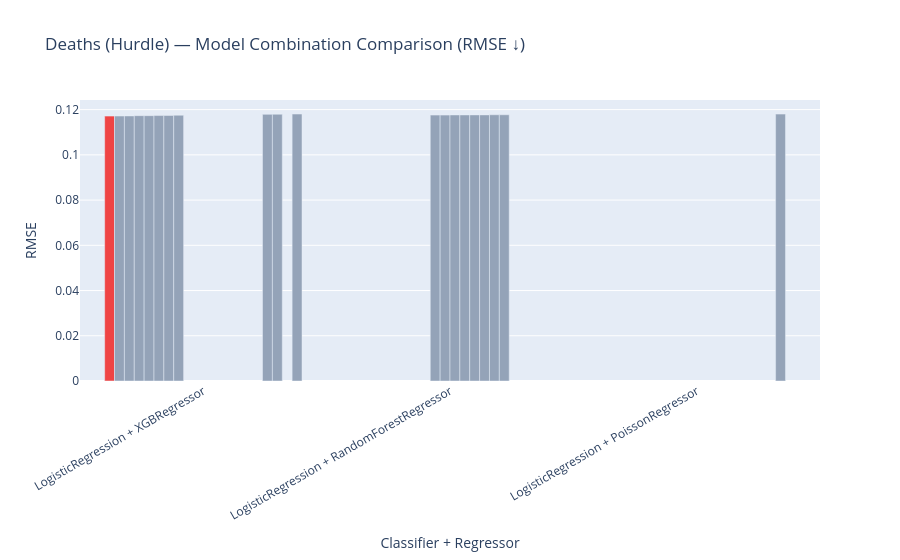

Source (notebook cell):
### Code cell
import numpy as np
import json
import plotly.graph_objects as go

top_rows = dfd.nsmallest(20, "RMSE") if len(dfd) > 20 else dfd.copy()
labels = [f"{r['classifier']} + {r['regressor']}" for _, r in top_rows.iterrows()]

fig2 = go.Figure()
for idx, (_, r) in enumerate(top_rows.iterrows()):  # <- enumerate gives 0..n-1
    is_best = (
        (r["classifier"] == clf_best_name)
        and (r["regressor"] == reg_best_name)
        and np.isclose(r["RMSE"], best_score, rtol=1e-6, atol=1e-9)
    )
    fig2.add_bar(
        x=[labels[idx]],
        y=[r["RMSE"]],
        marker=dict(color="#ef4444" if is_best else "#94a3b8"),
        hovertext=[json.dumps(
            {"clf_params": r["clf_params"], "reg_params": r["reg_params"]},
            indent=2, default=str)],
        hoverinfo="text+y",
    )

fig2.update_layout(
    title="Deaths (Hurdle) — Model Combination Comparison (RMSE ↓)",
    xaxis_title="Classifier + Regressor",
    yaxis_title="RMSE",
    xaxis_tickangle=-30,
    showlegend=False,
)
fig2.show()

### Figure 1 — Plotly figure (JSON) as saved in the notebook; plotly's stock layout.template omitted (floating-point values rounded to 4 significant figures)
{"data": [{"hoverinfo": "text+y", "hovertext": ["{\n  \"clf_params\": {\n    \"model__C\": 1.0\n  },\n  \"reg_params\": {\n    \"model__colsample_bytree\": 0.8,\n    \"model__learning_rate\": 0.04,\n    \"model__max_depth\": 5,\n    \"model__subsample\": 0.9\n  }\n}"], "marker": {"color": "#ef4444"}, "type": "bar", "x": ["LogisticRegression + XGBRegressor"], "y": [0.1171]}, {"hoverinfo": "text+y", "hovertext": ["{\n  \"clf_params\": {\n    \"model__C\": 1.0\n  },\n  \"reg_params\": {\n    \"model__colsample_bytree\": 0.8,\n    \"model__learning_rate\": 0.04,\n    \"model__max_depth\": 4,\n    \"model__subsample\": 0.9\n  }\n}"], "marker": {"color": "#94a3b8"}, "type": "bar", "x": ["LogisticRegression + XGBRegressor"], "y": [0.1172]}, {"hoverinfo": "text+y", "hovertext": ["{\n  \"clf_params\": {\n    \"model__C\": 1.0\n  },\n  \"reg_params\": {\n    \"model__colsample_bytree\": 0.8,\n    \"model__learning_rate\": 0.04,\n    \"model__max_depth\": 4,\n    \"model__subsample\": 0.8\n  }\n}"], "marker": {"color": "#94a3b8"}, "type": "bar", "x": ["LogisticRegression + XGBRegressor"], "y": [0.1172]}, {"hoverinfo": "text+y", "hovertext": ["{\n  \"clf_params\": {\n    \"model__C\": 0.5\n  },\n  \"reg_params\": {\n    \"model__colsample_bytree\": 0.8,\n    \"model__learning_rate\": 0.04,\n    \"model__max_depth\": 5,\n    \"model__subsample\": 0.9\n  }\n}"], "marker": {"color": "#94a3b8"}, "type": "bar", "x": ["LogisticRegression + XGBRegressor"], "y": [0.1173]}, {"hoverinfo": "text+y", "hovertext": ["{\n  \"clf_params\": {\n    \"model__C\": 1.0\n  },\n  \"reg_params\": {\n    \"model__colsample_bytree\": 0.8,\n    \"model__learning_rate\": 0.04,\n    \"model__max_depth\": 5,\n    \"model__subsample\": 0.8\n  }\n}"], "marker": {"color": "#94a3b8"}, "type": "bar", "x": ["LogisticRegression + XGBRegressor"], "y": [0.1173]}, {"hoverinfo": "text+y", "hovertext": ["{\n  \"clf_params\": {\n    \"model__C\": 0.5\n  },\n  \"reg_params\": {\n    \"model__colsample_bytree\": 0.8,\n    \"model__learning_rate\": 0.04,\n    \"model__max_depth\": 4,\n    \"model__subsample\": 0.9\n  }\n}"], "marker": {"color": "#94a3b8"}, "type": "bar", "x": ["LogisticRegression + XGBRegressor"], "y": [0.1174]}, {"hoverinfo": "text+y", "hovertext": ["{\n  \"clf_params\": {\n    \"model__C\": 0.5\n  },\n  \"reg_params\": {\n    \"model__colsample_bytree\": 0.8,\n    \"model__learning_rate\": 0.04,\n    \"model__max_depth\": 4,\n    \"model__subsample\": 0.8\n  }\n}"], "marker": {"color": "#94a3b8"}, "type": "bar", "x": ["LogisticRegression + XGBRegressor"], "y": [0.1174]}, {"hoverinfo": "text+y", "hovertext": ["{\n  \"clf_params\": {\n    \"model__C\": 0.5\n  },\n  \"reg_params\": {\n    \"model__colsample_bytree\": 0.8,\n    \"model__learning_rate\": 0.04,\n    \"model__max_depth\": 5,\n    \"model__subsample\": 0.8\n  }\n}"], "marker": {"color": "#94a3b8"}, "type": "bar", "x": ["LogisticRegression + XGBRegressor"], "y": [0.1175]}, {"hoverinfo": "text+y", "hovertext": ["{\n  \"clf_params\": {\n    \"model__C\": 1.0\n  },\n  \"reg_params\": {\n    \"model__max_depth\": 12,\n    \"model__n_estimators\": 800\n  }\n}"], "marker": {"color": "#94a3b8"}, "type": "bar", "x": ["LogisticRegression + RandomForestRegressor"], "y": [0.1176]}, {"hoverinfo": "text+y", "hovertext": ["{\n  \"clf_params\": {\n    \"model__C\": 1.0\n  },\n  \"reg_params\": {\n    \"model__max_depth\": null,\n    \"model__n_estimators\": 800\n  }\n}"], "marker": {"color": "#94a3b8"}, "type": "bar", "x": ["LogisticRegression + RandomForestRegressor"], "y": [0.1176]}, {"hoverinfo": "text+y", "hovertext": ["{\n  \"clf_params\": {\n    \"model__C\": 1.0\n  },\n  \"reg_params\": {\n    \"model__max_depth\": null,\n    \"model__n_estimators\": 400\n  }\n}"], "marker": {"color": "#94a3b8"}, "type": "bar", "x": ["LogisticRegression + RandomForestRegressor"], "y": [0.1177]}, {"hoverinfo": "text+y", "hovertext": ["{\n  \"clf_params\": {\n    \"model__C\": 1.0\n  },\n  \"reg_params\": {\n    \"model__max_depth\": 12,\n    \"model__n_estimators\": 400\n  }\n}"], "marker": {"color": "#94a3b8"}, "type": "bar", "x": ["LogisticRegression + RandomForestRegressor"], "y": [0.1177]}, {"hoverinfo": "text+y", "hovertext": ["{\n  \"clf_params\": {\n    \"model__C\": 0.5\n  },\n  \"reg_params\": {\n    \"model__max_depth\": 12,\n    \"model__n_estimators\": 800\n  }\n}"], "marker": {"color": "#94a3b8"}, "type": "bar", "x": ["LogisticRegression + RandomForestRegressor"], "y": [0.1177]}, {"hoverinfo": "text+y", "hovertext": ["{\n  \"clf_params\": {\n    \"model__C\": 0.5\n  },\n  \"reg_params\": {\n    \"model__max_depth\": null,\n    \"model__n_estimators\": 800\n  }\n}"], "marker": {"color": "#94a3b8"}, "type": "bar", "x": ["LogisticRegression + RandomForestRegressor"], "y": [0.1177]}, {"hoverinfo": "text+y", "hovertext": ["{\n  \"clf_params\": {\n    \"model__C\": 0.5\n  },\n  \"reg_params\": {\n    \"model__max_depth\": null,\n    \"model__n_estimators\": 400\n  }\n}"], "marker": {"color": "#94a3b8"}, "type": "bar", "x": ["LogisticRegression + RandomForestRegressor"], "y": [0.1177]}, {"hoverinfo": "text+y", "hovertext": ["{\n  \"clf_params\": {\n    \"model__C\": 0.5\n  },\n  \"reg_params\": {\n    \"model__max_depth\": 12,\n    \"model__n_estimators\": 400\n  }\n}"], "marker": {"color": "#94a3b8"}, "type": "bar", "x": ["LogisticRegression + RandomForestRegressor"], "y": [0.1177]}, {"hoverinfo": "text+y", "hovertext": ["{\n  \"clf_params\": {\n    \"model__C\": 2.0\n  },\n  \"reg_params\": {\n    \"model__colsample_bytree\": 0.8,\n    \"model__learning_rate\": 0.04,\n    \"model__max_depth\": 5,\n    \"model__subsample\": 0.9\n  }\n}"], "marker": {"color": "#94a3b8"}, "type": "bar", "x": ["LogisticRegression + XGBRegressor"], "y": [0.1179]}, {"hoverinfo": "text+y", "hovertext": ["{\n  \"clf_params\": {\n    \"model__C\": 2.0\n  },\n  \"reg_params\": {\n    \"model__colsample_bytree\": 0.8,\n    \"model__learning_rate\": 0.04,\n    \"model__max_depth\": 4,\n    \"model__subsample\": 0.9\n  }\n}"], "marker": {"color": "#94a3b8"}, "type": "bar", "x": ["LogisticRegression + XGBRegressor"], "y": [0.118]}, {"hoverinfo": "text+y", "hovertext": ["{\n  \"clf_params\": {\n    \"model__C\": 1.0\n  },\n  \"reg_params\": {\n    \"model__alpha\": 0.0\n  }\n}"], "marker": {"color": "#94a3b8"}, "type": "bar", "x": ["LogisticRegression + PoissonRegressor"], "y": [0.118]}, {"hoverinfo": "text+y", "hovertext": ["{\n  \"clf_params\": {\n    \"model__C\": 2.0\n  },\n  \"reg_params\": {\n    \"model__colsample_bytree\": 0.8,\n    \"model__learning_rate\": 0.04,\n    \"model__max_depth\": 4,\n    \"model__subsample\": 0.8\n  }\n}"], "marker": {"color": "#94a3b8"}, "type": "bar", "x": ["LogisticRegression + XGBRegressor"], "y": [0.118]}], "layout": {"showlegend": false, "title": {"text": "Deaths (Hurdle) — Model Combination Comparison (RMSE ↓)"}, "xaxis": {"tickangle": -30, "title": {"text": "Classifier + Regressor"}}, "yaxis": {"title": {"text": "RMSE"}}}}
